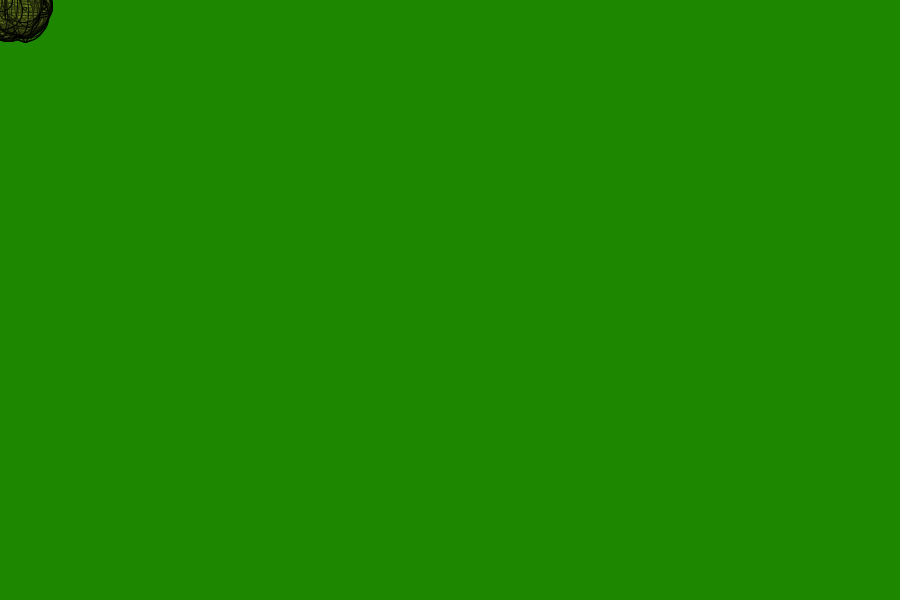
Frame 1 (no input)
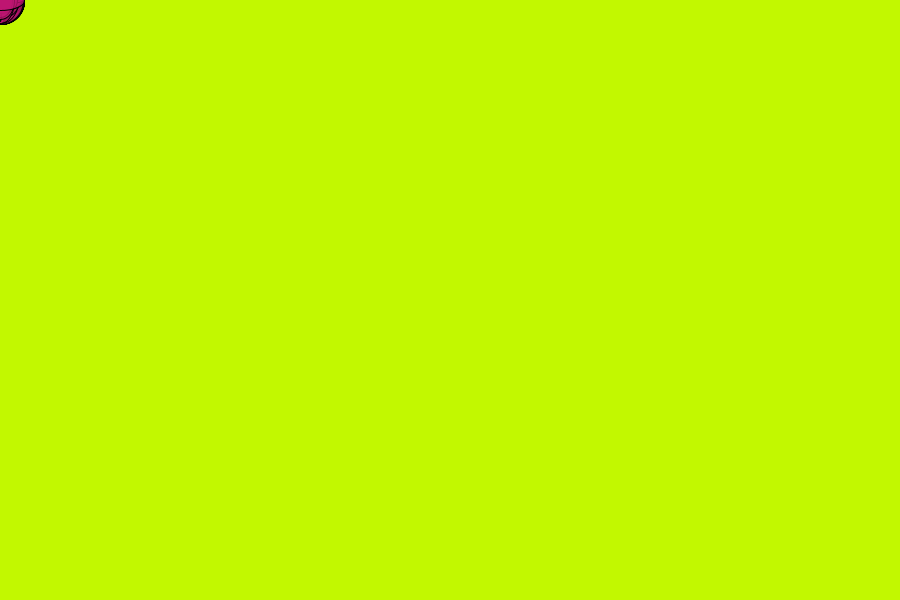
Frame 60 (the mouse pressed at the canvas centre just before this capture)
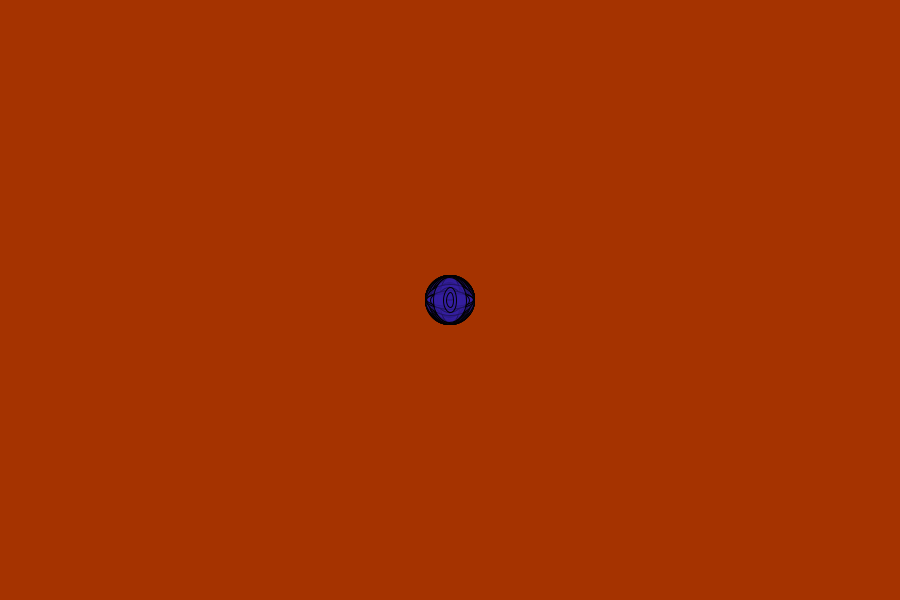
Frame 120 (the mouse held since frame 60 and released just before this capture)

The Processing sketch that drew these frames (run headless with seeded random() and noise(); from frame 60 on, the mouse is pressed at the canvas centre):

// Processing sketch: processing_156926
// ── processing_156926.pde

int numPos = 50;
int [] x = new int [numPos];
int [] y = new int [numPos];

void setup(){
  size (900,600);
  for (int i = 0; i < x.length; i++){
  x[i] =int(random(width/30));
  y[i] =int(random(height/30));
}
}
void draw() {
  background(random(200),random(255),random(0),random(200));
   fill(random(200),random(200),random(200),random(200));
 
  for(int i = 0; i < numPos - 1; i++){
    x[i] = x[i+1];
    y[i] = y[i+1];
  }
 x[numPos-1] = mouseX;
 y[numPos-1] = mouseY;
  for(int i = 0; i < numPos; i++){
    ellipse (x[i], y[i], random(50),random(50));
    for(int j = 0; j < numPos; j++){
    ellipse (x[j], y[j], random(50),random(50));
  }
}
}
 
    
    
